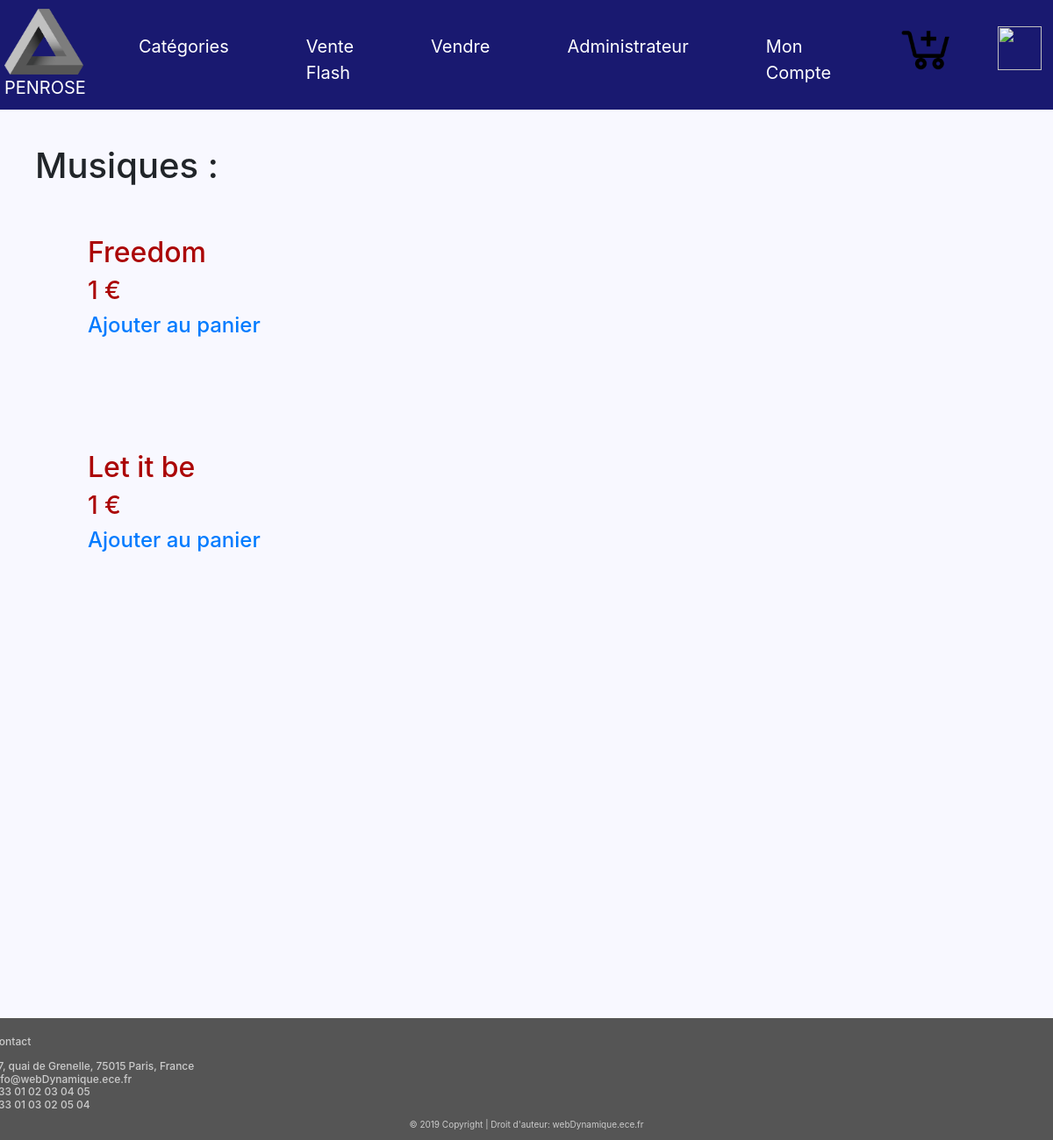
The page /liste_musique_fiche.php on the database its author committed.
### tables this page shows
CREATE TABLE IF NOT EXISTS `items` (
  `ID` int(50) NOT NULL AUTO_INCREMENT,
  `Titre` varchar(255) NOT NULL,
  `Photos` varchar(255) NOT NULL,
  `Description` varchar(1000) NOT NULL,
  `Video` varchar(255) NOT NULL,
  `Categorie` varchar(255) NOT NULL,
  `Prix` varchar(255) NOT NULL,
  PRIMARY KEY (`ID`),
  KEY `ID` (`ID`)
);

### liste_musique_fiche.php (the view, shortened to what this page needs)
<!DOCTYPE html>
<html>
<head>
<link rel="stylesheet"
href="https://stackpath.bootstrapcdn.com/bootstrap/4.1.3/css/bootstrap.min.css">
<link rel="stylesheet" type="text/css" href="styles.css">
</head>
<body>
<nav class="navbar navbar-expand-md">
<a class="navbar-brand" href="https://sites.google.com/site/tpe44lesillusionsoptiques/info-presse-classeur/le-triangle-de-penrose"><img class="logo" src="logo.png" height='75' width='90'/><br>	PENROSE</a>
<div class="collapse navbar-collapse" id="main-navigation">
<ul class="navbar-nav">
<li class="nav-item"><a class="nav-link"
href="Categorie.php">Catégories</a></li>
<li class="nav-item"><a class="nav-link" href="Venteflash.php">Vente Flash</a></li>
<li class="nav-item"><a class="nav-link"
href="verif_vendeur.php">Vendre</a></li>
<li class="nav-item"><a class="nav-link"
href="verif_admi.php">Administrateur</a></li>
<li class="nav-item"><a class="nav-link"
href="verif_acheteur.php">Mon Compte</a></li>
<a class="navbar-brand" href="Panier.php"><img class="panier" src="panier.png" height='70' width='70'> </a>
<a class="navbar-brand" href="logout.php"><img class="deco" src="Deco.png" height='50' width='50'> </a>
</ul>
</div>
</nav>
<?php
$database = "ece_amazon";
$db_handle = mysqli_connect('localhost', 'root', 'root');
$db_found = mysqli_select_db($db_handle, $database);
if($db_found)
{
	if(isset($_GET['show']))
	{
		$product=$_GET['show'];
		$sql = "SELECT * from items WHERE Titre='$product'";
		$result = mysqli_query($db_handle, $sql);
		$data = mysqli_fetch_assoc($result);
		$description=$data["Description"];
		?>
		<br>
		<div  style="margin-left: 750px; color:#AB0606; margin-top: 50px;">
			<img style="margin-left: -700px; margin-bottom: -300px;" src="<?php echo $data["Photos"];?>">
			<h1><?php echo $data["Titre"];?></h1>
			<h2 style="margin-left: 40px;"> <?php echo $data["Prix"];?> €</h2>
			<a href="Panier.php?action=ajout&amp;l=<?php echo $data["Titre"];?>&amp;q=1&amp;p=<?php echo $data["Prix"];?>" onclick="window(this.href, '',
'toolbar=no, location=no, directories=no, status=yes, scrollbars=yes, resizable=yes, copyhistory=no, width=600, height=350'); return false;">Ajouter au panier</a>
			<a href="liste_livre_fiche.php"><h4 style="margin-left: 40px; color:#000000;" >Retour</h4></a>
		</div><br>
		<?php
	}
	else
	{
		?><div style="margin-left: 40px; margin-top: 40px; " ><h1 > Musiques : </h1></div><?php
		$sql = "SELECT * from items WHERE Categorie='Musiques'";
		$result = mysqli_query($db_handle, $sql);
		while($data = mysqli_fetch_assoc($result))
		{
			?>
			<br><br>
			<div style="margin-left:100px;">
				<a href="?show=<?php echo $data["Titre"];?>"><h2 style="color:#AB0606;"><?php echo $data["Titre"];?></h2></a>
				<h3 style="color:#AB0606;"><?php echo $data["Prix"];?> € </h3>
				<a href="Panier.php"><h4>Ajouter au panier</h4></a>
			</div>
			<br/><br/><br/>
			<?php
		}
	}
	}
	?>
	<footer class="page-footer3">
<div class="container">
<div class="row">
<div class="col-lg-8 col-md-8 col-sm-12">
</div>
<h4 class="contact">Contact<br> <br>
37, quai de Grenelle, 75015 Paris, France <br>
info@webDynamique.ece.fr <br>
+33 01 02 03 04 05 <br>
+33 01 03 02 05 04
</h4>
</div>
</div>
<div class="copyright">&copy; 2019 Copyright | Droit
d'auteur: webDynamique.ece.fr </div>
</footer>
</body>
</html>

### styles.css (style rules this page uses)
body { padding: 0px; margin: 0px; background: #F8F8FF; }
.navbar { background:#191970; padding: 5px; font-size: 20px; }
.logo { margin-right:0px; }
.panier { margin-left:30px; margin-top:-5px; }
.deco { margin-left:30px; margin-top:5px; }
.nav-link, .navbar-brand { color: #fff; cursor: pointer; }
.nav-link { margin-left: 1.8em !important; margin-right: 1.8em; margin-top: 0.5em !important; }
.navbar-collapse { justify-content: flex-end; }
.page-footer3 { background-color: #555; color: #ccc; padding: 20px; padding-bottom: 10px; margin-top: 450px; }
.contact { font-size: 12px; margin-left: -800px; }
.copyright { font-size:10px; text-align: center; }

### rows shown on the page
items: Titre "Freedom", Prix "1"
items: Titre "Let it be", Prix "1"
